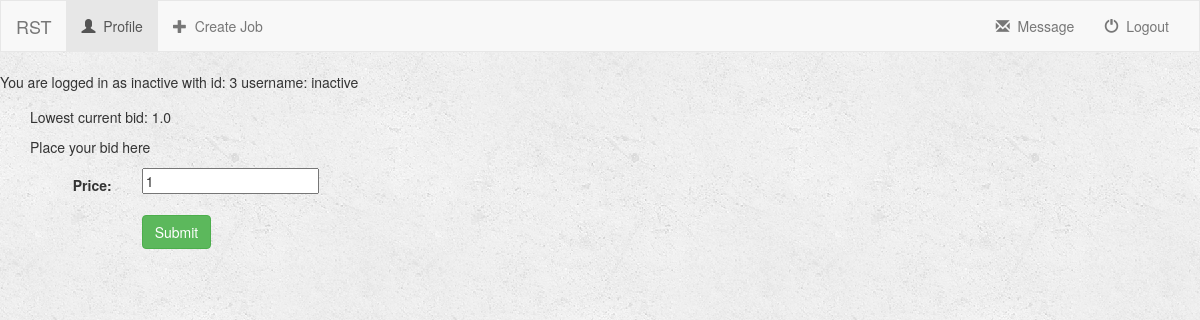
Before: /turk/profile/2/job/2/bid/ (signed in) with the older database file.
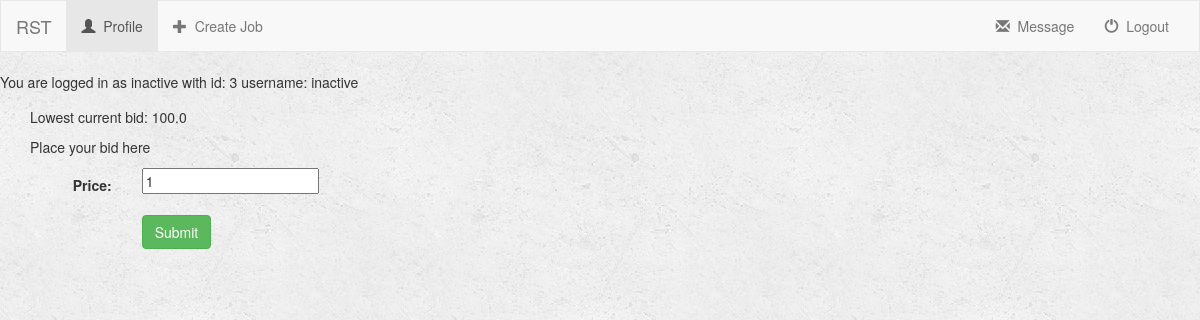
After: the same page with the newer database file.
### turk/models.py (models this page shows, shortened)
class Job(models.Model):
    user = models.ForeignKey(User, on_delete=models.CASCADE, default=1)
    job_title = models.CharField(max_length=250)
    job_description = models.TextField()
    job_price = models.FloatField(default=0)
    is_complete = models.BooleanField(default=False) # job submitted
    is_late = models.BooleanField(default=False)
    is_rated = models.BooleanField(default=False)
    is_open = models.BooleanField(default=True) # Job is still open for bid
    lowest_bid = models.FloatField(validators=[MinValueValidator(0), MaxValueValidator(100)], default=0)
    bid_deadline = models.DateTimeField(default=datetime.now()+timedelta(7))
    job_deadline = models.DateTimeField(default=datetime.now()+timedelta(21))

### turk/views.py (the view, shortened to what this page needs)
# urls.py: url(r'^profile/(?P<user_id>[0-9]+)/job/(?P<job_id>[0-9]+)/bid/$', views.bid, name='bid'),
def bid(request, user_id, job_id):
    if not request.user.is_authenticated():
        return render(request, 'turk/login.html')
    else:
        user = get_object_or_404(User, pk=user_id)
        job = get_object_or_404(Job, pk=job_id)
        form = BidForm(request.POST or None)
        context = {
            'user': user,
            'job': job,
            'form': form,
        }
        if form.is_valid():
            _bid = form.save(commit=False)
            _bid.user = user
            _bid.job = job
            _bid.save()
            return redirect('turk:job_description', user_id=user_id, job_id=job_id)
        return render(request, 'turk/bid.html', context)

### turk/forms.py
class BidForm(forms.ModelForm):
    class Meta:
        model = Bidder
        fields = ['price']

### turk/templates/turk/bid.html (shortened to what this page needs)
{% extends 'turk/base.html' %}
{% block body %}
    <div class="container-fluid">
        <div class="row">
            <div class="col-sm-12 col-md-7">
                <div class="=panel panel-default">
                    <div class="panel-body">
                        <form class="form-horizontal" action="" method="post" enctype="multipart/form-data">
                            {% if job.lowest_bid > 0 %}
                                <p>Lowest current bid: {{job.lowest_bid}}</p>
                            {% else %}
                                <p>Lowest current bid: NONE</p>
                            {% endif %}
                            <p>Place your bid here</p>
                            {% include 'turk/form-template.html' %}
                            <div class="form-group">
                                <div class="col-sm-offset-2 col-sm-10">
                                    <button type="submit" class="btn btn-success">Submit</button>
                                </div>
                            </div>
                        </form>
                    </div>
                </div>
            </div>
        </div>
    </div>
{% endblock %}

Changed rows visible on the page:
changed Job: lowest_bid "1.0" → "100.0"
